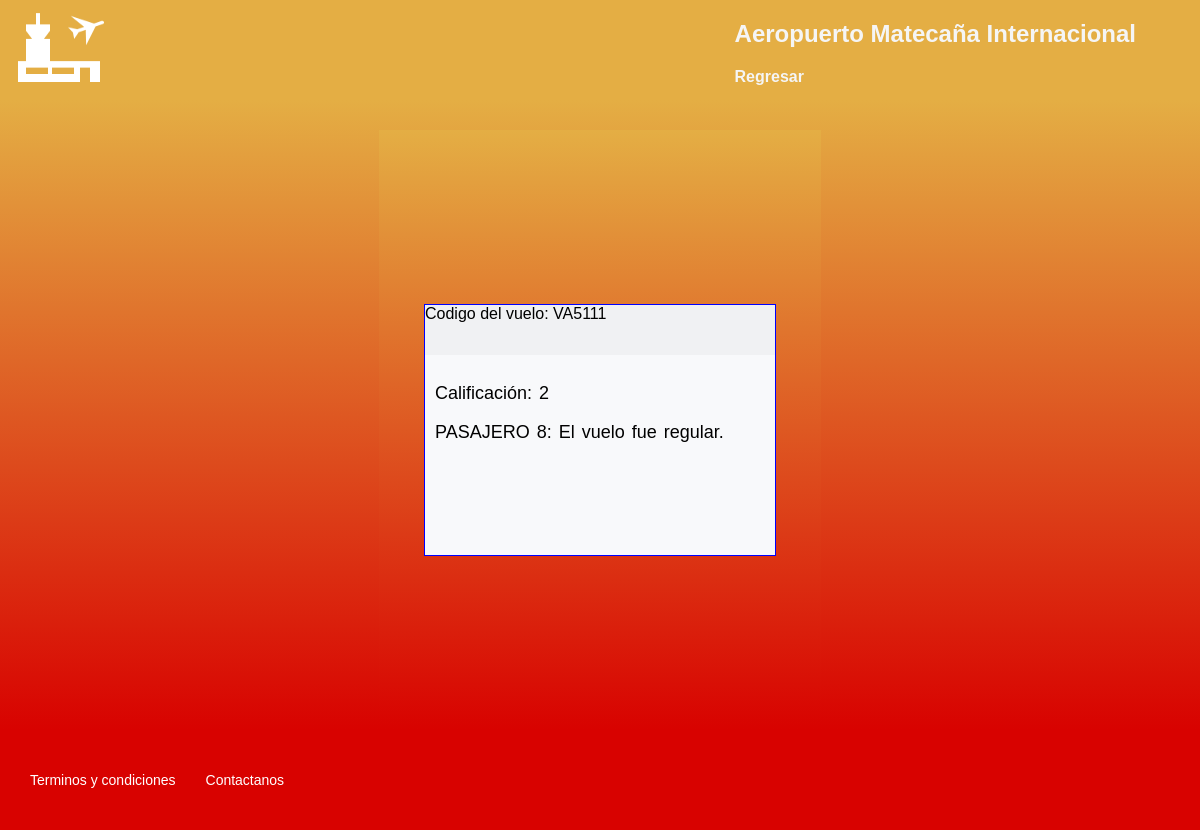
Screenshot of /calificaciones/ (signed in) with the database file from the repository.
### tables this page shows
CREATE TABLE calificaciones (vuelo VARCHAR (20) NOT NULL REFERENCES vuelos (codigo), pasajero INTEGER NOT NULL REFERENCES usuarios (codigo), calificacion INTEGER NOT NULL, comentarios VARCHAR (200) NOT NULL);

### app.py (the view, shortened to what this page needs)
@app.route('/calificaciones/')
@app.route('/calificaciones/<string:usr>')
def verCal(usr=None):
    if session['perfil']==None or session['perfil']=='I' or session['perfil']=='U':
        return render_template('error.html',mensaje='Acseso no permitido')
    else:
        try:
            sql = f"SELECT * FROM calificaciones"
            dat = cargardatos(sql)
            if len(dat)==0:
                msg ='No hay comentarios registrados'
                print(msg)
            else:
                msg = 'Ok'
        except Exception:
            msg = 'ERROR: Por favor intente luego'
            print(Exception)
            traceback.print_exc()
        if msg == 'Ok':
            return render_template('comentarios.html',comentarios=dat)
        else:
            return render_template('error.html',mensaje=msg)

### bd.py (called while the page is built)
def cargardatos(sql) ->list:
    try:
        with sqlite3.connect(URL_DB) as conec:
            cur = conec.cursor()
            res = cur.execute(sql).fetchall()
    except Exception:
        res = None
    return res

### templates/comentarios.html (shortened to what this page needs)
<!DOCTYPE html>
<html lang="en">
<head>
    <link rel="stylesheet" href='{{ url_for("static", filename="css/cssComentarios.css") }}'>
    <link rel="stylesheet" href='{{ url_for("static", filename="css/style.css") }}'>
</head>
<body>
  <header class="header">
    <img class="header__img" src='{{ url_for("static", filename="media/icons8-aeropuerto-100.png") }}' alt="Logo" />
    <div>
        <h2 class="header__title"><a href="/home/">Aeropuerto Matecaña Internacional</a> </h2>
        {% if session['perfil'] == 'A' %}
        <a href="/madmin/">Regresar</a>
        {% endif %}
    </div>
</header>
<main class="main">
  <div class="login" style="margin-top: 30px;">
      {% for dat in comentarios %}
      <div class="col-sm">
        <div class="card" style="max-width: 40rem;">
          <div class="card-header"> Codigo del vuelo: {{dat[0]}}</div>
          <div class="card-body">
            <p class="clasificacion">Calificación: {{dat[2]}}</p>
            <p class="card-text">PASAJERO {{dat[1]}}: {{dat[3]}}.</p>
          </div>
        </div>
      </div>
      {% endfor %}
  </div>
</main>
<footer class="footer" >
  <a href="/terminos">Terminos y condiciones </a>
  <a href="/contactanos">Contactanos</a>
</footer>
</body>
</html>

### static/css/cssComentarios.css (style rules this page uses)
.card-body { background-color: #f8f9fb; }
.col-sm { border: 1px blue solid; width: 350px; margin: 15px; display: flex; flex-direction: column; }
.card-header { background-color: #f0f1f3; display: flex; justify-content: space-between; height: 50px; }
.card-text { color: black !important; }
.card-body p { color: black !important; }
.card-body { height: 180px; padding: 10px; }

### static/css/style.css (style rules this page uses)
body { margin: 0; padding: 0; font-family: 'Mulish', sans-serif; }
.header { width: 100%; height: 90px; background-color:#e4ae44; display: flex; justify-content: space-between; padding-bottom: 10px; }
.header__img { width: 100px; margin-top: 10px; margin-left: 10px; }
.header__title { color: whitesmoke; padding-right: 2rem; font-family: 'Mulish', sans-serif; font-weight: bold; }
.header a { color: whitesmoke; padding-right: 2rem; font-family: 'Mulish', sans-serif; font-weight: bold; text-decoration: none; }
.header__title a { color: whitesmoke; padding-right: 2rem; font-family: 'Mulish', sans-serif; font-weight: bold; text-decoration: none; }
.main { background: linear-gradient(#e4ae44,#d80200); display: flex; align-items: center; justify-content: center; flex-direction: column; padding: 0px 30px; min-height: calc(100vh - 200px); }
.main p { text-align: justify; font-weight: 400; word-spacing: 2px; }
::placeholder { color:white }
.login { background: linear-gradient(#e4ae44,#d80200); display: flex; align-items: center; justify-content: center; flex-direction: column; padding: 0px 30px; min-height: calc(100vh - 200px); }
.login p { color: white; font-size: 18PX; }
.footer { display: flex; align-items: center; height: 100px; width: 100%; background-color: #d80200; }
.footer a { color: white; font-size: 14px; cursor: pointer; padding-left: 30px; text-decoration: none; }

### rows the page displays
calificaciones: vuelo "VA5111", calificacion "2", pasajero "8", comentarios "El vuelo fue regular"
